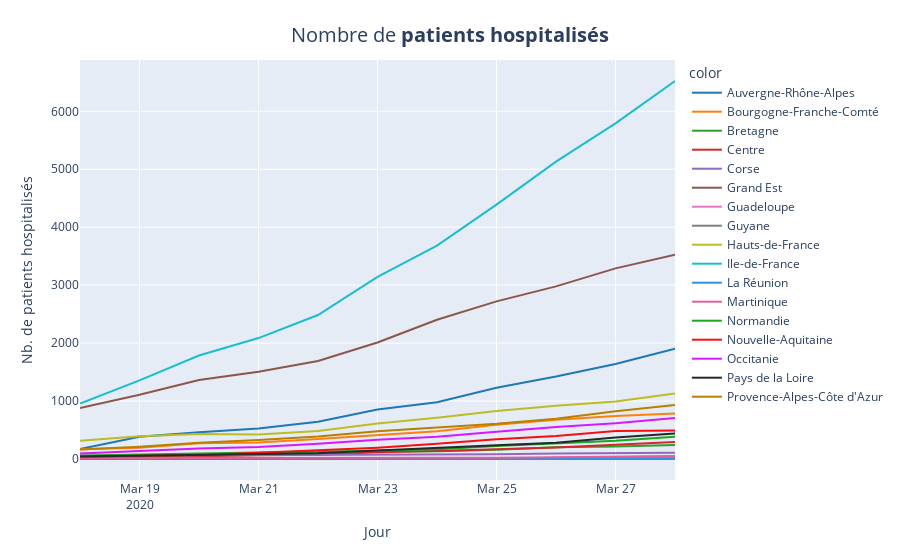

Notebook cell for this chart:
### Code cell
fig = px.line(x=df_region['jour'], y=df_region['hosp'], color=df_region["regionName"], color_discrete_sequence=colors)
fig.update_layout(
    title={
                'text': "Nombre de <b>patients hospitalisés</b>",
                'y':0.95,
                'x':0.5,
                'xanchor': 'center',
                'yanchor': 'top'},
                titlefont = dict(
                size=20)
                 )
fig.update_xaxes(title="Jour")
fig.update_yaxes(title="Nb. de patients hospitalisés")
fig.write_image("images/charts/france/hosp_line.png", scale=3, width=1100, height=700)
fig.show()

### Figure 1 — Plotly figure (JSON) as saved in the notebook; plotly's stock layout.template omitted (floating-point values rounded to 4 significant figures)
{"data": [{"hoverlabel": {"namelength": 0}, "hovertemplate": "color=Auvergne-Rhône-Alpes<br>x=%{x}<br>y=%{y}", "legendgroup": "Auvergne-Rhône-Alpes", "line": {"color": "#1F77B4", "dash": "solid"}, "mode": "lines", "name": "Auvergne-Rhône-Alpes", "showlegend": true, "type": "scatter", "x": ["2020-03-18", "2020-03-19", "2020-03-20", "2020-03-21", "2020-03-22", "2020-03-23", "2020-03-24", "2020-03-25", "2020-03-26", "2020-03-27", "2020-03-28"], "xaxis": "x", "y": [172, 385, 463, 525, 641, 853, 981, 1230, 1422, 1638, 1904], "yaxis": "y"}, {"hoverlabel": {"namelength": 0}, "hovertemplate": "color=Bourgogne-Franche-Comté<br>x=%{x}<br>y=%{y}", "legendgroup": "Bourgogne-Franche-Comté", "line": {"color": "#FF7F0E", "dash": "solid"}, "mode": "lines", "name": "Bourgogne-Franche-Comté", "showlegend": true, "type": "scatter", "x": ["2020-03-18", "2020-03-19", "2020-03-20", "2020-03-21", "2020-03-22", "2020-03-23", "2020-03-24", "2020-03-25", "2020-03-26", "2020-03-27", "2020-03-28"], "xaxis": "x", "y": [168, 194, 270, 283, 345, 411, 477, 591, 679, 740, 787], "yaxis": "y"}, {"hoverlabel": {"namelength": 0}, "hovertemplate": "color=Bretagne<br>x=%{x}<br>y=%{y}", "legendgroup": "Bretagne", "line": {"color": "#2CA02C", "dash": "solid"}, "mode": "lines", "name": "Bretagne", "showlegend": true, "type": "scatter", "x": ["2020-03-18", "2020-03-19", "2020-03-20", "2020-03-21", "2020-03-22", "2020-03-23", "2020-03-24", "2020-03-25", "2020-03-26", "2020-03-27", "2020-03-28"], "xaxis": "x", "y": [60, 77, 94, 109, 130, 132, 133, 158, 202, 215, 240], "yaxis": "y"}, {"hoverlabel": {"namelength": 0}, "hovertemplate": "color=Centre<br>x=%{x}<br>y=%{y}", "legendgroup": "Centre", "line": {"color": "#D62728", "dash": "solid"}, "mode": "lines", "name": "Centre", "showlegend": true, "type": "scatter", "x": ["2020-03-18", "2020-03-19", "2020-03-20", "2020-03-21", "2020-03-22", "2020-03-23", "2020-03-24", "2020-03-25", "2020-03-26", "2020-03-27", "2020-03-28"], "xaxis": "x", "y": [14, 31, 58, 64, 74, 117, 137, 165, 198, 247, 293], "yaxis": "y"}, {"hoverlabel": {"namelength": 0}, "hovertemplate": "color=Corse<br>x=%{x}<br>y=%{y}", "legendgroup": "Corse", "line": {"color": "#9467BD", "dash": "solid"}, "mode": "lines", "name": "Corse", "showlegend": true, "type": "scatter", "x": ["2020-03-18", "2020-03-19", "2020-03-20", "2020-03-21", "2020-03-22", "2020-03-23", "2020-03-24", "2020-03-25", "2020-03-26", "2020-03-27", "2020-03-28"], "xaxis": "x", "y": [0, 1, 66, 68, 64, 65, 70, 81, 95, 102, 108], "yaxis": "y"}, {"hoverlabel": {"namelength": 0}, "hovertemplate": "color=Grand Est<br>x=%{x}<br>y=%{y}", "legendgroup": "Grand Est", "line": {"color": "#8C564B", "dash": "solid"}, "mode": "lines", "name": "Grand Est", "showlegend": true, "type": "scatter", "x": ["2020-03-18", "2020-03-19", "2020-03-20", "2020-03-21", "2020-03-22", "2020-03-23", "2020-03-24", "2020-03-25", "2020-03-26", "2020-03-27", "2020-03-28"], "xaxis": "x", "y": [879, 1109, 1364, 1505, 1690, 2011, 2402, 2720, 2979, 3290, 3525], "yaxis": "y"}, {"hoverlabel": {"namelength": 0}, "hovertemplate": "color=Guadeloupe<br>x=%{x}<br>y=%{y}", "legendgroup": "Guadeloupe", "line": {"color": "#E377C2", "dash": "solid"}, "mode": "lines", "name": "Guadeloupe", "showlegend": true, "type": "scatter", "x": ["2020-03-18", "2020-03-19", "2020-03-20", "2020-03-21", "2020-03-22", "2020-03-23", "2020-03-24", "2020-03-25", "2020-03-26", "2020-03-27", "2020-03-28"], "xaxis": "x", "y": [0, 0, 0, 0, 6, 6, 6, 6, 21, 29, 44], "yaxis": "y"}, {"hoverlabel": {"namelength": 0}, "hovertemplate": "color=Guyane<br>x=%{x}<br>y=%{y}", "legendgroup": "Guyane", "line": {"color": "#7F7F7F", "dash": "solid"}, "mode": "lines", "name": "Guyane", "showlegend": true, "type": "scatter", "x": ["2020-03-18", "2020-03-19", "2020-03-20", "2020-03-21", "2020-03-22", "2020-03-23", "2020-03-24", "2020-03-25", "2020-03-26", "2020-03-27", "2020-03-28"], "xaxis": "x", "y": [0, 0, 0, 0, 0, 0, 0, 0, 0, 0, 0], "yaxis": "y"}, {"hoverlabel": {"namelength": 0}, "hovertemplate": "color=Hauts-de-France<br>x=%{x}<br>y=%{y}", "legendgroup": "Hauts-de-France", "line": {"color": "#BCBD22", "dash": "solid"}, "mode": "lines", "name": "Hauts-de-France", "showlegend": true, "type": "scatter", "x": ["2020-03-18", "2020-03-19", "2020-03-20", "2020-03-21", "2020-03-22", "2020-03-23", "2020-03-24", "2020-03-25", "2020-03-26", "2020-03-27", "2020-03-28"], "xaxis": "x", "y": [313, 394, 432, 424, 485, 612, 711, 829, 919, 993, 1132], "yaxis": "y"}, {"hoverlabel": {"namelength": 0}, "hovertemplate": "color=Ile-de-France<br>x=%{x}<br>y=%{y}", "legendgroup": "Ile-de-France", "line": {"color": "#17BECF", "dash": "solid"}, "mode": "lines", "name": "Ile-de-France", "showlegend": true, "type": "scatter", "x": ["2020-03-18", "2020-03-19", "2020-03-20", "2020-03-21", "2020-03-22", "2020-03-23", "2020-03-24", "2020-03-25", "2020-03-26", "2020-03-27", "2020-03-28"], "xaxis": "x", "y": [957, 1356, 1785, 2087, 2485, 3142, 3683, 4389, 5132, 5793, 6523], "yaxis": "y"}, {"hoverlabel": {"namelength": 0}, "hovertemplate": "color=La Réunion<br>x=%{x}<br>y=%{y}", "legendgroup": "La Réunion", "line": {"color": "#2E91E5", "dash": "solid"}, "mode": "lines", "name": "La Réunion", "showlegend": true, "type": "scatter", "x": ["2020-03-18", "2020-03-19", "2020-03-20", "2020-03-21", "2020-03-22", "2020-03-23", "2020-03-24", "2020-03-25", "2020-03-26", "2020-03-27", "2020-03-28"], "xaxis": "x", "y": [2, 2, 2, 2, 2, 2, 3, 3, 3, 3, 15], "yaxis": "y"}, {"hoverlabel": {"namelength": 0}, "hovertemplate": "color=Martinique<br>x=%{x}<br>y=%{y}", "legendgroup": "Martinique", "line": {"color": "#E15F99", "dash": "solid"}, "mode": "lines", "name": "Martinique", "showlegend": true, "type": "scatter", "x": ["2020-03-18", "2020-03-19", "2020-03-20", "2020-03-21", "2020-03-22", "2020-03-23", "2020-03-24", "2020-03-25", "2020-03-26", "2020-03-27", "2020-03-28"], "xaxis": "x", "y": [16, 17, 19, 19, 19, 19, 13, 22, 29, 44, 53], "yaxis": "y"}, {"hoverlabel": {"namelength": 0}, "hovertemplate": "color=Normandie<br>x=%{x}<br>y=%{y}", "legendgroup": "Normandie", "line": {"color": "#1CA71C", "dash": "solid"}, "mode": "lines", "name": "Normandie", "showlegend": true, "type": "scatter", "x": ["2020-03-18", "2020-03-19", "2020-03-20", "2020-03-21", "2020-03-22", "2020-03-23", "2020-03-24", "2020-03-25", "2020-03-26", "2020-03-27", "2020-03-28"], "xaxis": "x", "y": [45, 46, 71, 92, 118, 148, 170, 225, 273, 313, 385], "yaxis": "y"}, {"hoverlabel": {"namelength": 0}, "hovertemplate": "color=Nouvelle-Aquitaine<br>x=%{x}<br>y=%{y}", "legendgroup": "Nouvelle-Aquitaine", "line": {"color": "#FB0D0D", "dash": "solid"}, "mode": "lines", "name": "Nouvelle-Aquitaine", "showlegend": true, "type": "scatter", "x": ["2020-03-18", "2020-03-19", "2020-03-20", "2020-03-21", "2020-03-22", "2020-03-23", "2020-03-24", "2020-03-25", "2020-03-26", "2020-03-27", "2020-03-28"], "xaxis": "x", "y": [41, 52, 65, 107, 146, 196, 263, 340, 399, 482, 490], "yaxis": "y"}, {"hoverlabel": {"namelength": 0}, "hovertemplate": "color=Occitanie<br>x=%{x}<br>y=%{y}", "legendgroup": "Occitanie", "line": {"color": "#DA16FF", "dash": "solid"}, "mode": "lines", "name": "Occitanie", "showlegend": true, "type": "scatter", "x": ["2020-03-18", "2020-03-19", "2020-03-20", "2020-03-21", "2020-03-22", "2020-03-23", "2020-03-24", "2020-03-25", "2020-03-26", "2020-03-27", "2020-03-28"], "xaxis": "x", "y": [95, 138, 183, 209, 262, 331, 382, 469, 551, 618, 706], "yaxis": "y"}, {"hoverlabel": {"namelength": 0}, "hovertemplate": "color=Pays de la Loire<br>x=%{x}<br>y=%{y}", "legendgroup": "Pays de la Loire", "line": {"color": "#222A2A", "dash": "solid"}, "mode": "lines", "name": "Pays de la Loire", "showlegend": true, "type": "scatter", "x": ["2020-03-18", "2020-03-19", "2020-03-20", "2020-03-21", "2020-03-22", "2020-03-23", "2020-03-24", "2020-03-25", "2020-03-26", "2020-03-27", "2020-03-28"], "xaxis": "x", "y": [44, 58, 73, 80, 99, 147, 187, 236, 282, 371, 441], "yaxis": "y"}, {"hoverlabel": {"namelength": 0}, "hovertemplate": "color=Provence-Alpes-Côte d'Azur<br>x=%{x}<br>y=%{y}", "legendgroup": "Provence-Alpes-Côte d'Azur", "line": {"color": "#B68100", "dash": "solid"}, "mode": "lines", "name": "Provence-Alpes-Côte d'Azur", "showlegend": true, "type": "scatter", "x": ["2020-03-18", "2020-03-19", "2020-03-20", "2020-03-21", "2020-03-22", "2020-03-23", "2020-03-24", "2020-03-25", "2020-03-26", "2020-03-27", "2020-03-28"], "xaxis": "x", "y": [166, 213, 281, 326, 388, 481, 545, 608, 695, 823, 934], "yaxis": "y"}], "layout": {"legend": {"title": {"text": "color"}, "tracegroupgap": 0}, "margin": {"t": 60}, "title": {"font": {"size": 20}, "text": "Nombre de <b>patients hospitalisés</b>", "x": 0.5, "xanchor": "center", "y": 0.95, "yanchor": "top"}, "xaxis": {"anchor": "y", "domain": [0, 1], "title": {"text": "Jour"}}, "yaxis": {"anchor": "x", "domain": [0, 1], "title": {"text": "Nb. de patients hospitalisés"}}}}
